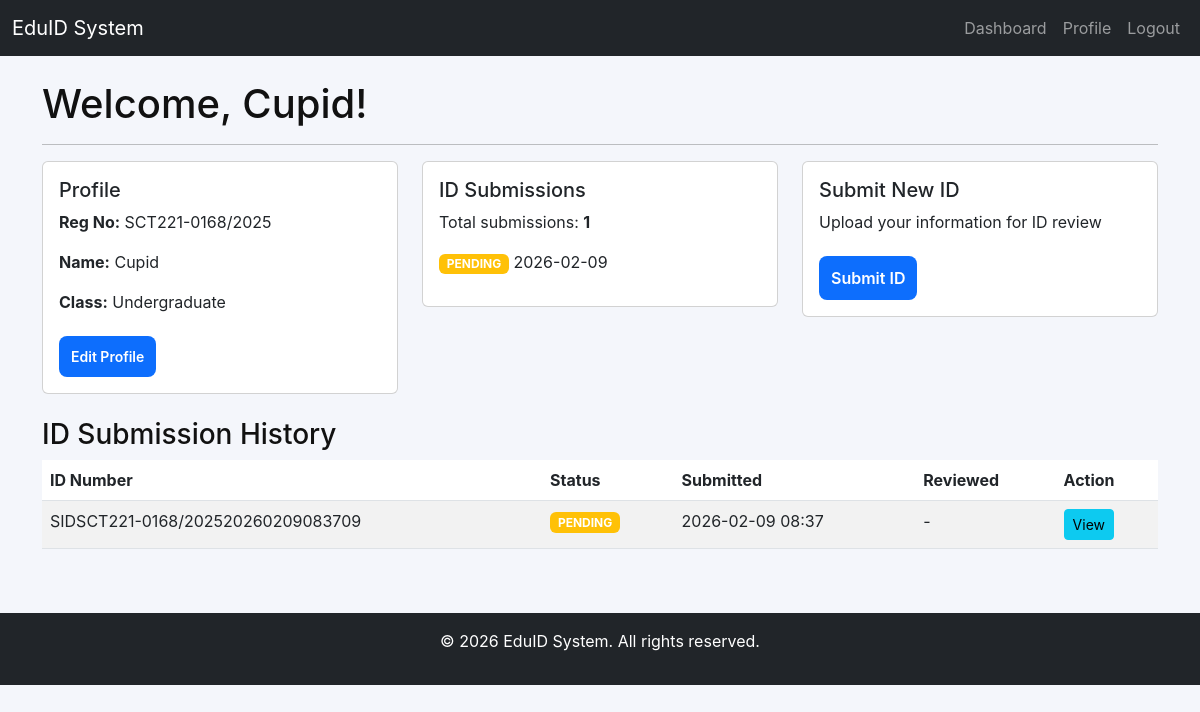
Before: /student/dashboard (signed in) with the older database file.
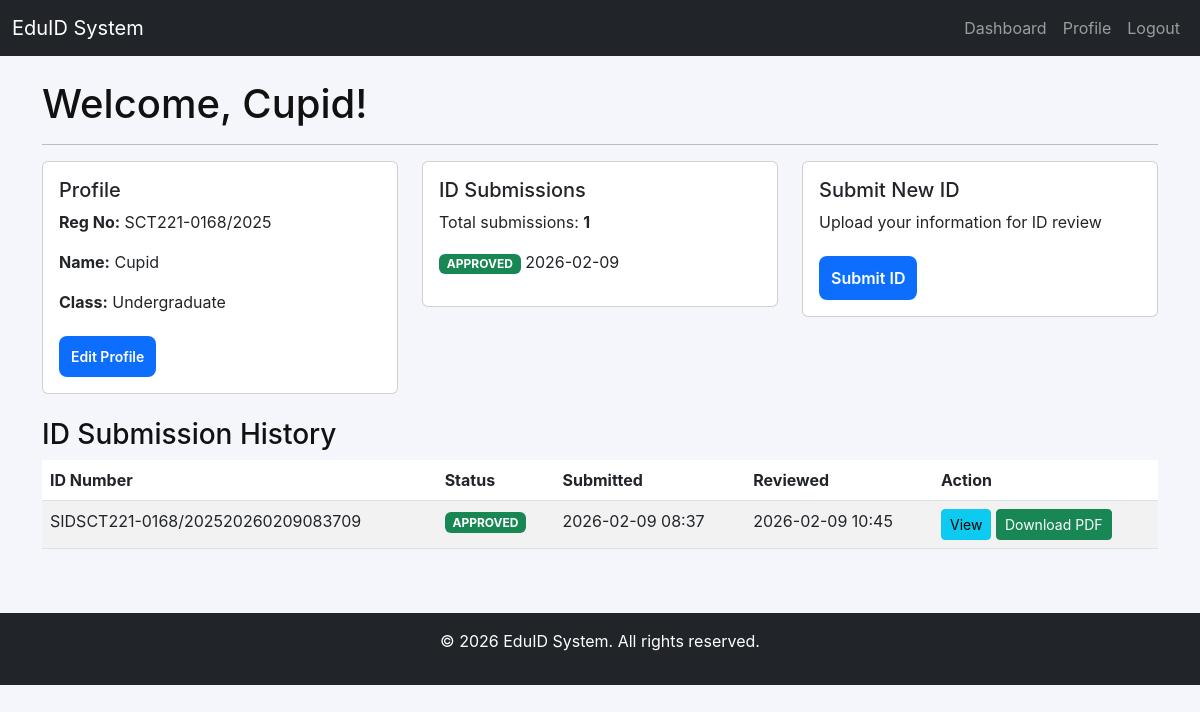
After: the same page with the newer database file.
### app/models/user.py (models this page shows, shortened)
class User(UserMixin, db.Model):
    id = db.Column(db.Integer, primary_key=True)
    username = db.Column(db.String(80), unique=True, nullable=False)
    password_hash = db.Column(db.String(256), nullable=False)
    role = db.Column(db.String(20), default="student")

### app/models/student.py (models this page shows)
class Student(db.Model):
    id = db.Column(db.Integer, primary_key=True)
    user_id = db.Column(db.Integer, db.ForeignKey('user.id'), nullable=False, unique=True)
    reg_no = db.Column(db.String(30), unique=True, nullable=False)
    full_name = db.Column(db.String(120), nullable=False)
    school_name = db.Column(db.String(200))  # School name
    email = db.Column(db.String(120))
    phone = db.Column(db.String(20))
    date_of_birth = db.Column(db.Date)
    class_level = db.Column(db.String(50))
    photo = db.Column(db.String(200))
    blood_type = db.Column(db.String(10))  # e.g., O+, A-, AB+
    allergies = db.Column(db.String(200))
    emergency_contact_name = db.Column(db.String(120))
    emergency_contact_phone = db.Column(db.String(20))
    school_ids = db.relationship('SchoolID', backref='student', lazy=True, cascade='all, delete-orphan')
    created_at = db.Column(db.DateTime, default=datetime.utcnow)
    updated_at = db.Column(db.DateTime, default=datetime.utcnow, onupdate=datetime.utcnow)

class SchoolID(db.Model):
    id = db.Column(db.Integer, primary_key=True)
    student_id = db.Column(db.Integer, db.ForeignKey('student.id'), nullable=False)
    id_number = db.Column(db.String(50), unique=True, nullable=False)
    status = db.Column(db.String(20), default='pending')  # pending, approved, rejected, printed
    submission_date = db.Column(db.DateTime, default=datetime.utcnow)
    approval_date = db.Column(db.DateTime)
    rejection_reason = db.Column(db.Text)
    qr_code = db.Column(db.String(200))  # path to QR code image
    preview_image = db.Column(db.String(200))  # path to ID preview image
    pdf_file = db.Column(db.String(200))  # path to generated PDF
    notes = db.Column(db.Text)  # admin notes
    created_at = db.Column(db.DateTime, default=datetime.utcnow)
    updated_at = db.Column(db.DateTime, default=datetime.utcnow, onupdate=datetime.utcnow)

### app/routes/student.py (the view)
@student_bp.route("/dashboard")
@login_required
@student_required
def dashboard():
    student = Student.query.filter_by(user_id=current_user.id).first()
    school_ids = []
    if student:
        school_ids = SchoolID.query.filter_by(student_id=student.id).order_by(SchoolID.submission_date.desc()).all()
    return render_template("student/dashboard.html", student=student, school_ids=school_ids)

### app/templates/student/dashboard.html (shortened to what this page needs)
{% extends "base.html" %}
{% block content %}
<div class="row">
    <div class="col-md-12">
        <h1>Welcome, {{ current_user.username }}!</h1>
        <hr>
    </div>
</div>
<div class="row mb-4">
    <div class="col-md-4">
        <div class="card">
            <div class="card-body">
                <h5 class="card-title">Profile</h5>
                {% if student %}
                    <p><strong>Reg No:</strong> {{ student.reg_no }}</p>
                    <p><strong>Name:</strong> {{ student.full_name }}</p>
                    <p><strong>Class:</strong> {{ student.class_level or 'N/A' }}</p>
                    <a href="{{ url_for('student.profile') }}" class="btn btn-sm btn-primary">Edit Profile</a>
                {% else %}
                    <p>No profile found. Please create one.</p>
                {% endif %}
            </div>
        </div>
    </div>
    <div class="col-md-4">
        <div class="card">
            <div class="card-body">
                <h5 class="card-title">ID Submissions</h5>
                <p class="card-text">Total submissions: <strong>{{ school_ids|length }}</strong></p>
                {% if school_ids %}
                    <ul class="list-unstyled">
                        {% for id in school_ids[:3] %}
                            <li>
                                <span class="badge bg-{{ 'success' if id.status == 'approved' else 'warning' if id.status == 'pending' else 'danger' }}">{{ id.status|upper }}</span>
                                {{ id.submission_date.strftime('%Y-%m-%d') }}
                            </li>
                        {% endfor %}
                    </ul>
                {% else %}
                    <p>No submissions yet</p>
                {% endif %}
            </div>
        </div>
    </div>
    <div class="col-md-4">
        <div class="card">
            <div class="card-body">
                <h5 class="card-title">Submit New ID</h5>
                <p class="card-text">Upload your information for ID review</p>
                <a href="{{ url_for('student.submit_id') }}" class="btn btn-primary">Submit ID</a>
            </div>
        </div>
    </div>
</div>
<div class="row">
    <div class="col-md-12">
        <h3>ID Submission History</h3>
        {% if school_ids %}
            <div class="table-responsive">
                <table class="table table-striped">
                    <thead>
                        <tr>
                            <th>ID Number</th>
                            <th>Status</th>
                            <th>Submitted</th>
                            <th>Reviewed</th>
                            <th>Action</th>
                        </tr>
                    </thead>
                    <tbody>
                        {% for id in school_ids %}
                            <tr>
                                <td>{{ id.id_number }}</td>
                                <td>
                                    <span class="badge bg-{{ 'success' if id.status == 'approved' else 'warning' if id.status == 'pending' else 'info' if id.status == 'printed' else 'danger' }}">
                                        {{ id.status|upper }}
                                    </span>
                                </td>
                                <td>{{ id.submission_date.strftime('%Y-%m-%d %H:%M') }}</td>
                                <td>
                                    {% if id.approval_date %}
                                        {{ id.approval_date.strftime('%Y-%m-%d %H:%M') }}
                                    {% else %}
                                        -
                                    {% endif %}
                                </td>
                                <td>
                                    <a href="{{ url_for('student.preview_id', id_id=id.id) }}" class="btn btn-sm btn-info">View</a>
                                    {% if id.status in ['approved', 'printed'] %}
                                        <a href="{{ url_for('student.download_id_pdf', id_id=id.id) }}" class="btn btn-sm btn-success">Download PDF</a>
                                    {% endif %}
                                </td>
                            </tr>
                        {% endfor %}
                    </tbody>
                </table>
            </div>
        {% else %}
            <div class="alert alert-info">No ID submissions yet. <a href="{{ url_for('student.submit_id') }}">Submit your first ID</a></div>
        {% endif %}
    </div>
</div>
{% endblock %}

### app/templates/base.html (shortened to what this page needs)
<!DOCTYPE html>
<html lang="en">
<head>
    <link href="https://cdn.jsdelivr.net/npm/bootstrap@5.3.0/dist/css/bootstrap.min.css" rel="stylesheet">
    <link rel="stylesheet" href="{{url_for('static', filename='css/style.css')}}">
</head>
<body>
    <nav class="navbar navbar-expand-lg navbar-dark bg-dark">
        <div class="container-fluid">
            <a class="navbar-brand" href="/">EduID System</a>
            <div class="collapse navbar-collapse" id="navbarNav">
                <ul class="navbar-nav ms-auto">
                    {% if current_user.is_authenticated %}
                        {% if current_user.role == 'admin' %}
                            <li class="nav-item"><a class="nav-link" href="{{ url_for('admin.dashboard') }}">Dashboard</a></li>
                            <li class="nav-item"><a class="nav-link" href="{{ url_for('admin.submissions') }}">Submissions</a></li>
                            <li class="nav-item"><a class="nav-link" href="{{ url_for('admin.students_list') }}">Students</a></li>
                            <li class="nav-item"><a class="nav-link" href="{{ url_for('admin.bulk_print') }}">Print IDs</a></li>
                            <li class="nav-item"><a class="nav-link" href="{{ url_for('admin.invite_admin') }}">Invite Admin</a></li>
                        {% else %}
                            <li class="nav-item"><a class="nav-link" href="{{ url_for('student.dashboard') }}">Dashboard</a></li>
                            <li class="nav-item"><a class="nav-link" href="{{ url_for('student.profile') }}">Profile</a></li>
                        {% endif %}
                        <li class="nav-item"><a class="nav-link" href="{{ url_for('auth.logout') }}">Logout</a></li>
                    {% else %}
                        <li class="nav-item"><a class="nav-link" href="{{ url_for('auth.login') }}">Login</a></li>
                        <li class="nav-item"><a class="nav-link" href="{{ url_for('auth.register') }}">Register</a></li>
                    {% endif %}
                </ul>
            </div>
        </div>
    </nav>
    <div class="container mt-4">
        {% block content %}{% endblock %}
    </div>
    <footer class="bg-dark text-white text-center py-3 mt-5">
        <p>&copy; 2026 EduID System. All rights reserved.</p>
    </footer>
</body>
</html>

### app/static/css/style.css (style rules this page uses)
:root { --bg:#f4f6fb; --card:#ffffff; --muted:#6c757d; --accent:#0d6efd; --danger:#dc3545; --radius:10px; --max-width:420px; }
* { box-sizing:border-box }
body { font-family:Inter,system-ui,Segoe UI,Roboto,Arial,sans-serif;background:var(--bg);margin:0;color:#111 }
.btn-primary { margin-top:6px;padding:10px 12px;background:var(--accent);color:#fff;border:none;border-radius:8px;font-weight:600;cursor:pointer }
a { color:var(--accent) }

Changed rows visible on the page:
changed SchoolID "SIDSCT221-0168/202520260209083709": status "PENDING" → "APPROVED"; approval_date (not shown) → "2026-02-09 10:45"; no longer shows "-"
